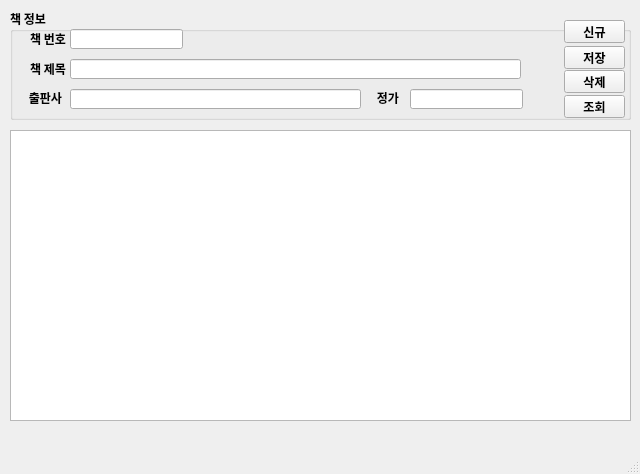
<?xml version="1.0" encoding="UTF-8"?>
<ui version="4.0">
 <class>MainWindow</class>
 <widget class="QMainWindow" name="MainWindow">
  <property name="geometry">
   <rect>
    <x>0</x>
    <y>0</y>
    <width>640</width>
    <height>474</height>
   </rect>
  </property>
  <property name="maximumSize">
   <size>
    <width>640</width>
    <height>474</height>
   </size>
  </property>
  <property name="font">
   <font>
    <family>나눔고딕</family>
    <weight>75</weight>
    <bold>true</bold>
   </font>
  </property>
  <property name="windowTitle">
   <string>마당 도서관리 V1.0</string>
  </property>
  <widget class="QWidget" name="centralwidget">
   <widget class="QGroupBox" name="groupBox">
    <property name="geometry">
     <rect>
      <x>10</x>
      <y>9</y>
      <width>621</width>
      <height>111</height>
     </rect>
    </property>
    <property name="title">
     <string>책 정보</string>
    </property>
    <widget class="QLabel" name="label">
     <property name="geometry">
      <rect>
       <x>0</x>
       <y>24</y>
       <width>56</width>
       <height>12</height>
      </rect>
     </property>
     <property name="text">
      <string>책 번호</string>
     </property>
     <property name="alignment">
      <set>Qt::AlignRight|Qt::AlignTrailing|Qt::AlignVCenter</set>
     </property>
    </widget>
    <widget class="QLabel" name="label_2">
     <property name="geometry">
      <rect>
       <x>0</x>
       <y>54</y>
       <width>56</width>
       <height>12</height>
      </rect>
     </property>
     <property name="text">
      <string>책 제목</string>
     </property>
     <property name="alignment">
      <set>Qt::AlignRight|Qt::AlignTrailing|Qt::AlignVCenter</set>
     </property>
    </widget>
    <widget class="QLineEdit" name="txtbookname">
     <property name="geometry">
      <rect>
       <x>60</x>
       <y>50</y>
       <width>451</width>
       <height>20</height>
      </rect>
     </property>
    </widget>
    <widget class="QLineEdit" name="txtprice">
     <property name="geometry">
      <rect>
       <x>400</x>
       <y>80</y>
       <width>113</width>
       <height>20</height>
      </rect>
     </property>
    </widget>
    <widget class="QLabel" name="label_3">
     <property name="geometry">
      <rect>
       <x>-4</x>
       <y>83</y>
       <width>56</width>
       <height>12</height>
      </rect>
     </property>
     <property name="text">
      <string>출판사</string>
     </property>
     <property name="alignment">
      <set>Qt::AlignRight|Qt::AlignTrailing|Qt::AlignVCenter</set>
     </property>
    </widget>
    <widget class="QLabel" name="label_4">
     <property name="geometry">
      <rect>
       <x>333</x>
       <y>83</y>
       <width>56</width>
       <height>12</height>
      </rect>
     </property>
     <property name="text">
      <string>정가</string>
     </property>
     <property name="alignment">
      <set>Qt::AlignRight|Qt::AlignTrailing|Qt::AlignVCenter</set>
     </property>
    </widget>
    <widget class="QPushButton" name="btnNew">
     <property name="geometry">
      <rect>
       <x>554</x>
       <y>11</y>
       <width>61</width>
       <height>23</height>
      </rect>
     </property>
     <property name="text">
      <string>신규</string>
     </property>
    </widget>
    <widget class="QPushButton" name="btnSave">
     <property name="geometry">
      <rect>
       <x>554</x>
       <y>37</y>
       <width>61</width>
       <height>23</height>
      </rect>
     </property>
     <property name="text">
      <string>저장</string>
     </property>
    </widget>
    <widget class="QPushButton" name="btnDel">
     <property name="geometry">
      <rect>
       <x>554</x>
       <y>61</y>
       <width>61</width>
       <height>23</height>
      </rect>
     </property>
     <property name="text">
      <string>삭제</string>
     </property>
    </widget>
    <widget class="QPushButton" name="btnReload">
     <property name="geometry">
      <rect>
       <x>554</x>
       <y>86</y>
       <width>61</width>
       <height>23</height>
      </rect>
     </property>
     <property name="text">
      <string>조회</string>
     </property>
    </widget>
    <widget class="QLineEdit" name="txtpulisher">
     <property name="geometry">
      <rect>
       <x>60</x>
       <y>80</y>
       <width>291</width>
       <height>20</height>
      </rect>
     </property>
    </widget>
    <widget class="QLineEdit" name="txtBookid">
     <property name="geometry">
      <rect>
       <x>60</x>
       <y>20</y>
       <width>113</width>
       <height>20</height>
      </rect>
     </property>
    </widget>
   </widget>
   <widget class="QTableWidget" name="tblBooks">
    <property name="geometry">
     <rect>
      <x>10</x>
      <y>130</y>
      <width>621</width>
      <height>291</height>
     </rect>
    </property>
   </widget>
  </widget>
  <widget class="QMenuBar" name="menubar">
   <property name="geometry">
    <rect>
     <x>0</x>
     <y>0</y>
     <width>640</width>
     <height>20</height>
    </rect>
   </property>
  </widget>
  <widget class="QStatusBar" name="statusbar"/>
 </widget>
 <resources/>
 <connections/>
</ui>
